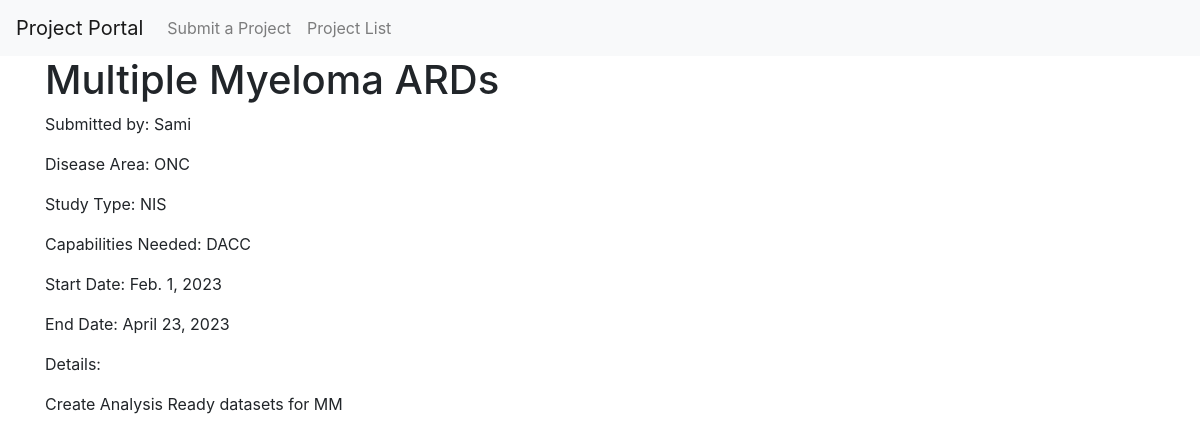
The app's page /project_portal/project/3/ with its own data.
### project_portal/models.py (models this page shows)
class Project(models.Model):
    title = models.CharField(max_length=100)
    details = models.TextField()
    start_date = models.DateField()
    end_date = models.DateField()
    capabilities_needed = models.CharField(max_length=100)
    disease_area = models.CharField(max_length=100)
    study_type = models.CharField(max_length=100)
    submitted_by = models.CharField(max_length=100)

### project_portal/views.py (the view)
# urls.py: path('project/<int:project_id>/', views.project_detail_view, name='project_detail'),
def project_detail_view(request, project_id):
    project = get_object_or_404(Project, id=project_id)
    context = {'project': project}
    return render(request, 'project_detail.html', context)

### project_portal/templates/project_detail.html
{% extends 'base.html' %}
{% block content %}
  <h1>{{ project.title }}</h1>
  <p>Submitted by: {{ project.submitted_by }}</p>
  <p>Disease Area: {{ project.disease_area }}</p>
  <p>Study Type: {{ project.study_type }}</p>
  <p>Capabilities Needed: {{ project.capabilities_needed }}</p>
  <p>Start Date: {{ project.start_date }}</p>
  <p>End Date: {{ project.end_date }}</p>
  <p>Details:</p>
  <p>{{ project.details }}</p>
{% endblock %}

### records on screen
Project: title "Multiple Myeloma ARDs", submitted_by "Sami", disease_area "ONC", study_type "NIS", capabilities_needed "DACC", start_date "Feb. 1, 2023", end_date "April 23, 2023", details "Create Analysis Ready datasets for MM"
